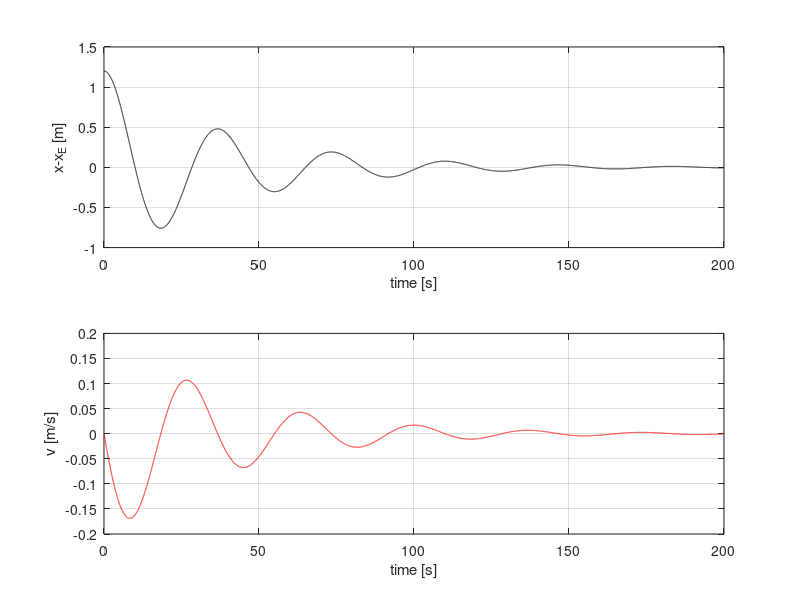

Write the MATLAB code that produced this figure.
%Analytical solution for v=0 & zero forcing
clear all
m=100; %mass in kilograms
c=5;  %damping coefficient N.s/m
k=3; %stifness N/m
x0=1.2 %initial position m

dt=1e-2; %time resolution in s
T=200; %final simulation time in s
t=[0:dt:T];

%Analytical solution for v=0
lam1=(-c+sqrt(c^2-4*k*m))/(2*m)
lam2=(-c-sqrt(c^2-4*k*m))/(2*m)
a1=x0/(1-lam1/lam2)
a2=x0-a1;
xa=real(a1*exp(lam1*t)+a2*exp(lam2*t)); %displacement
va=real(lam1*a1*exp(lam1*t)+lam2*a2*exp(lam2*t)); %velocity

%PLOT RESULTS
figure(1)
subplot(2,1,1)
plot(t,xa,'k')
grid on
hold on
xlabel('time [s]')
ylabel('x-x_E [m]')

subplot(2,1,2)
plot(t,va,'r')
grid on
hold on
xlabel('time [s]')
ylabel('v [m/s]')